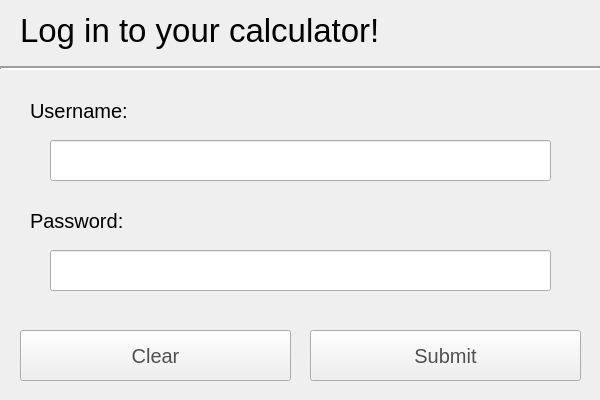
<?xml version="1.0" encoding="UTF-8"?>
<ui version="4.0">
 <class>MainWindow</class>
 <widget class="QMainWindow" name="MainWindow">
  <property name="geometry">
   <rect>
    <x>0</x>
    <y>0</y>
    <width>600</width>
    <height>400</height>
   </rect>
  </property>
  <property name="minimumSize">
   <size>
    <width>600</width>
    <height>400</height>
   </size>
  </property>
  <property name="maximumSize">
   <size>
    <width>600</width>
    <height>400</height>
   </size>
  </property>
  <property name="windowTitle">
   <string>MainWindow</string>
  </property>
  <property name="styleSheet">
   <string notr="true"/>
  </property>
  <widget class="QWidget" name="centralwidget">
   <property name="minimumSize">
    <size>
     <width>600</width>
     <height>400</height>
    </size>
   </property>
   <property name="maximumSize">
    <size>
     <width>600</width>
     <height>400</height>
    </size>
   </property>
   <property name="styleSheet">
    <string notr="true"/>
   </property>
   <widget class="QLabel" name="LblLogin">
    <property name="geometry">
     <rect>
      <x>20</x>
      <y>10</y>
      <width>761</width>
      <height>41</height>
     </rect>
    </property>
    <property name="font">
     <font>
      <pointsize>25</pointsize>
     </font>
    </property>
    <property name="styleSheet">
     <string notr="true"/>
    </property>
    <property name="text">
     <string>Log in to your calculator!</string>
    </property>
   </widget>
   <widget class="QLabel" name="LblUsername">
    <property name="geometry">
     <rect>
      <x>30</x>
      <y>90</y>
      <width>141</width>
      <height>41</height>
     </rect>
    </property>
    <property name="font">
     <font>
      <pointsize>15</pointsize>
     </font>
    </property>
    <property name="styleSheet">
     <string notr="true"/>
    </property>
    <property name="text">
     <string>Username:</string>
    </property>
   </widget>
   <widget class="QLabel" name="LblPassword">
    <property name="geometry">
     <rect>
      <x>30</x>
      <y>200</y>
      <width>141</width>
      <height>41</height>
     </rect>
    </property>
    <property name="font">
     <font>
      <pointsize>15</pointsize>
     </font>
    </property>
    <property name="styleSheet">
     <string notr="true"/>
    </property>
    <property name="text">
     <string>Password:</string>
    </property>
   </widget>
   <widget class="QLineEdit" name="LnEdtUsername">
    <property name="geometry">
     <rect>
      <x>50</x>
      <y>140</y>
      <width>501</width>
      <height>41</height>
     </rect>
    </property>
    <property name="font">
     <font>
      <pointsize>15</pointsize>
     </font>
    </property>
   </widget>
   <widget class="QLineEdit" name="LnEdtPassword">
    <property name="geometry">
     <rect>
      <x>50</x>
      <y>250</y>
      <width>501</width>
      <height>41</height>
     </rect>
    </property>
    <property name="font">
     <font>
      <pointsize>15</pointsize>
     </font>
    </property>
    <property name="echoMode">
     <enum>QLineEdit::Password</enum>
    </property>
   </widget>
   <widget class="QPushButton" name="BtnSubmit">
    <property name="geometry">
     <rect>
      <x>310</x>
      <y>330</y>
      <width>271</width>
      <height>51</height>
     </rect>
    </property>
    <property name="font">
     <font>
      <pointsize>15</pointsize>
     </font>
    </property>
    <property name="styleSheet">
     <string notr="true">color: rgb(80, 80, 80);</string>
    </property>
    <property name="text">
     <string>Submit</string>
    </property>
   </widget>
   <widget class="QPushButton" name="BtnClear">
    <property name="geometry">
     <rect>
      <x>20</x>
      <y>330</y>
      <width>271</width>
      <height>51</height>
     </rect>
    </property>
    <property name="font">
     <font>
      <pointsize>15</pointsize>
     </font>
    </property>
    <property name="styleSheet">
     <string notr="true">color: rgb(80, 80, 80);</string>
    </property>
    <property name="text">
     <string>Clear</string>
    </property>
   </widget>
   <widget class="Line" name="line">
    <property name="geometry">
     <rect>
      <x>0</x>
      <y>60</y>
      <width>601</width>
      <height>16</height>
     </rect>
    </property>
    <property name="styleSheet">
     <string notr="true">color: rgb(59, 59, 59);</string>
    </property>
    <property name="lineWidth">
     <number>2</number>
    </property>
    <property name="orientation">
     <enum>Qt::Horizontal</enum>
    </property>
   </widget>
  </widget>
 </widget>
 <resources/>
 <connections/>
</ui>
